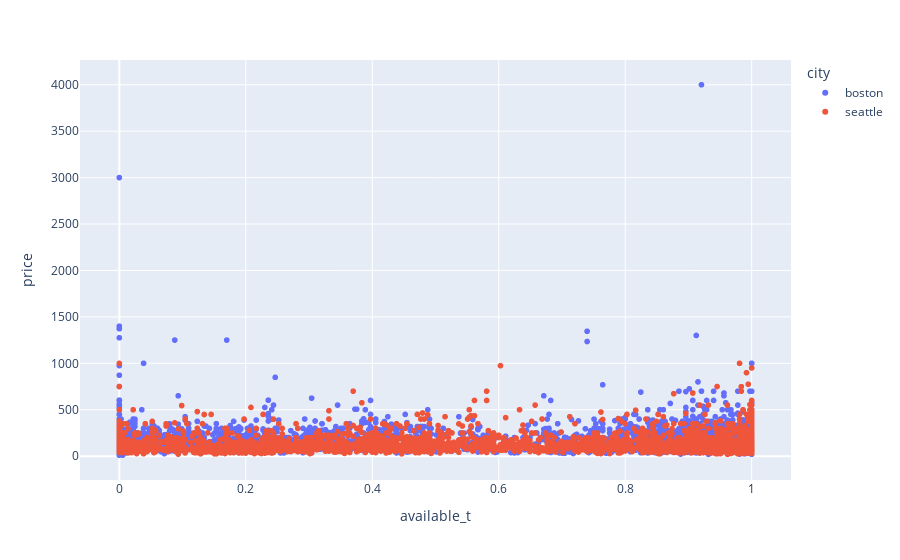

The code cell stored with this chart in its notebook:
### Markdown cell above
And the next plot, shows us the availability according to the price to each city. From it, we can realize that Boston has much more properties not available and, in general, the AirBnB properties of our dataset has a lower price (<$1000). Also, Boston has the highest prices properties, which colaborates with our previous finding.

### Code cell
fig = px.scatter(availability_per_listing, x='available_t', y="price", color='city')
fig.show()

### Figure 1 — Plotly figure (JSON) as saved in the notebook; plotly's stock layout.template omitted (floating-point values rounded to 4 significant figures; data arrays with more than 128 entries replaced by an {"elided": "..."} marker saying what was removed)
{"data": [{"hovertemplate": "city=boston<br>available_t=%{x}<br>price=%{y}<extra></extra>", "legendgroup": "boston", "marker": {"color": "#636efa", "symbol": "circle"}, "mode": "markers", "name": "boston", "showlegend": true, "type": "scattergl", "x": {"elided": "3585 float values"}, "xaxis": "x", "y": {"elided": "3585 int values"}, "yaxis": "y"}, {"hovertemplate": "city=seattle<br>available_t=%{x}<br>price=%{y}<extra></extra>", "legendgroup": "seattle", "marker": {"color": "#EF553B", "symbol": "circle"}, "mode": "markers", "name": "seattle", "showlegend": true, "type": "scattergl", "x": {"elided": "3818 float values"}, "xaxis": "x", "y": {"elided": "3818 int values"}, "yaxis": "y"}], "layout": {"legend": {"title": {"text": "city"}, "tracegroupgap": 0}, "margin": {"t": 60}, "xaxis": {"anchor": "y", "domain": [0, 1], "title": {"text": "available_t"}}, "yaxis": {"anchor": "x", "domain": [0, 1], "title": {"text": "price"}}}}
